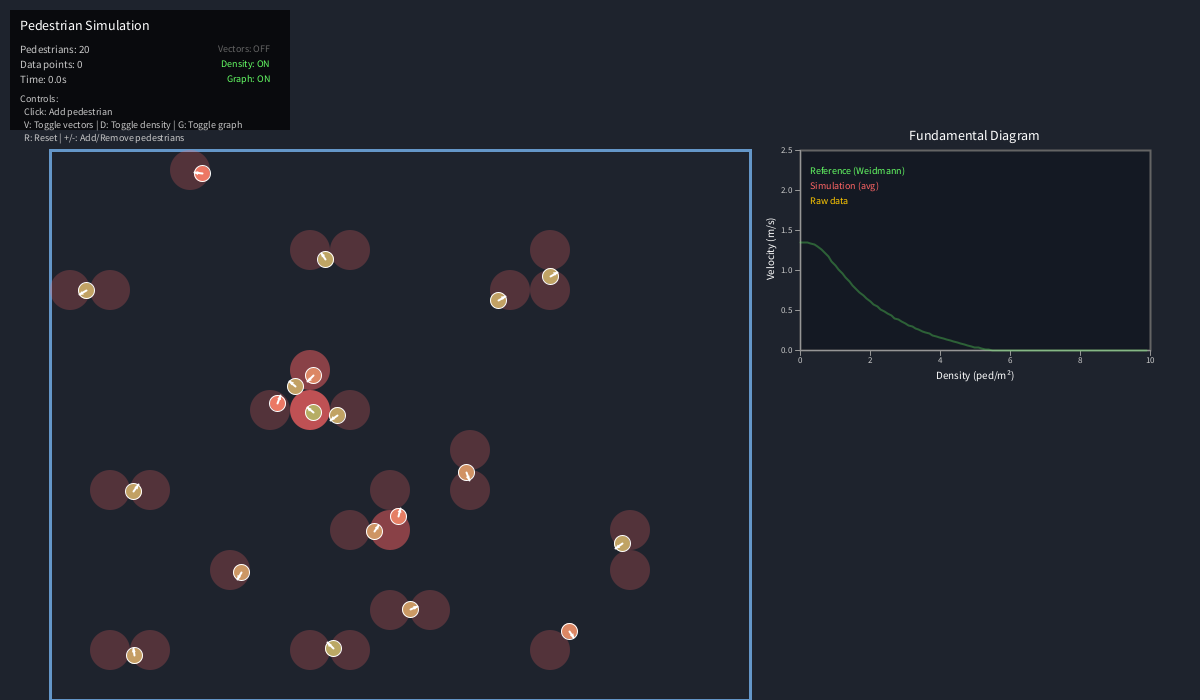
Frame 1 (no input)
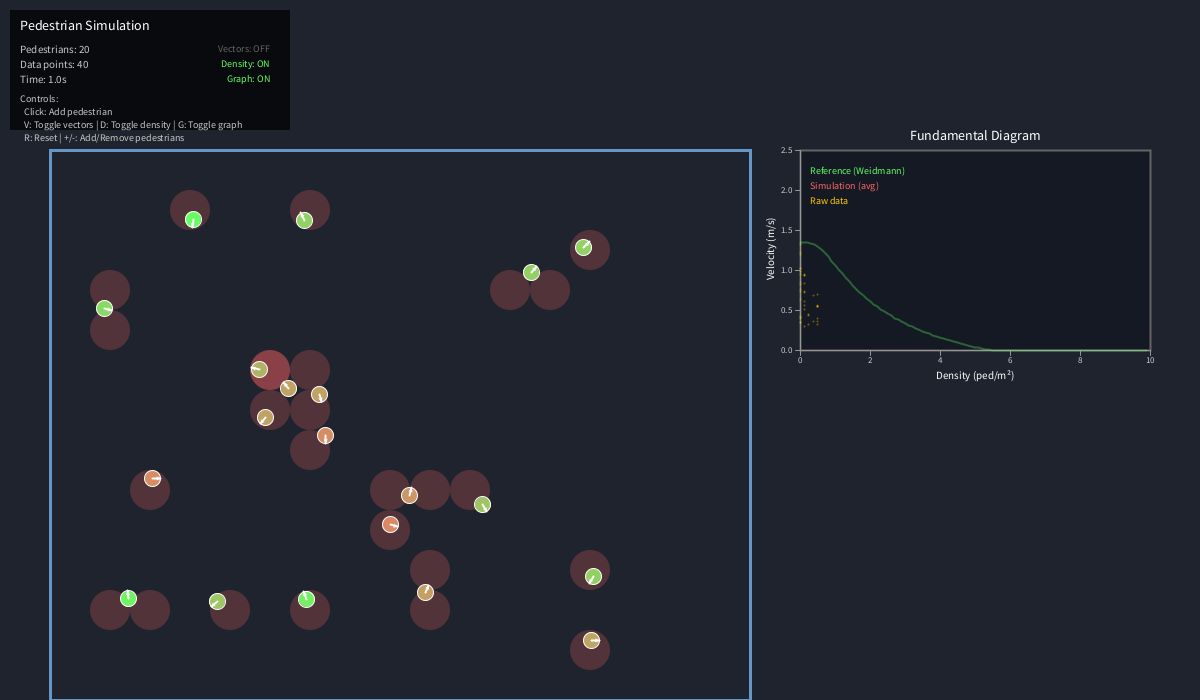
Frame 60 (the mouse pressed at the canvas centre just before this capture)
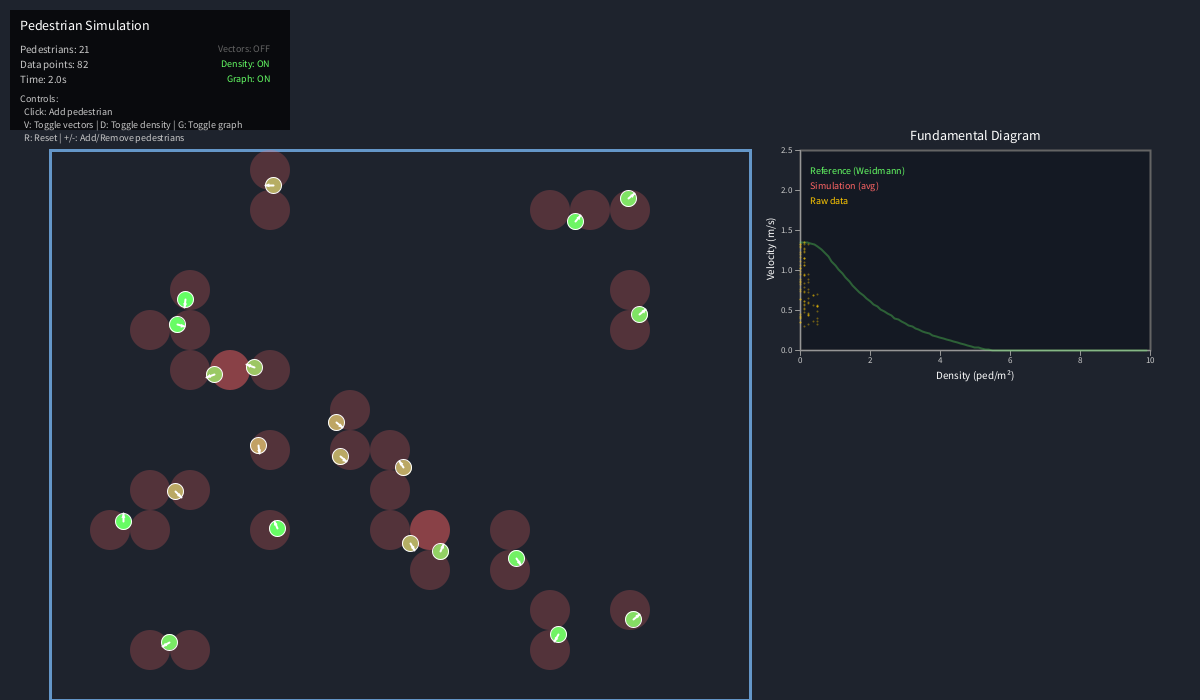
Frame 120 (the mouse held since frame 60 and released just before this capture)

The Processing sketch that drew these frames (run headless with seeded random() and noise(); from frame 60 on, the mouse is pressed at the canvas centre):

// Processing sketch: PedestrianSimulation
// ── PedestrianSimulation.pde
/*
 * SIMULACIÓN DE PEATONES CON DIAGRAMA FUNDAMENTAL
 * ================================================
 * Este programa simula el comportamiento de peatones con evitación de colisiones
 * y velocidad basada en densidad, implementando el diagrama fundamental de peatones.
 * 
 * El diagrama fundamental describe la relación entre densidad y velocidad:
 * - A mayor densidad → menor velocidad
 * - Modelo de Weidmann: v = v₀ × (1 - exp(-γ × (1/ρ - 1/ρₘₐₓ)))
 */

// ========================================
// VARIABLES GLOBALES
// ========================================

// Listas de agentes y datos
ArrayList<Pedestrian> pedestrians;    // Lista de todos los peatones
ArrayList<DataPoint> dataPoints;      // Puntos de datos para el gráfico
float simulationTime = 0;             // Tiempo transcurrido en segundos
int dataCollectionInterval = 30;      // Frames entre cada recolección de datos
int framesSinceLastCollection = 0;    // Contador de frames desde última recolección

// ========================================
// ÁREA DE SIMULACIÓN (corredor)
// ========================================
float corridorX = 50;                 // Posición X del corredor
float corridorY = 150;                // Posición Y del corredor
float corridorWidth = 700;            // Ancho del corredor
float corridorHeight = 550;           // Alto del corredor

// ========================================
// ÁREA DEL GRÁFICO (diagrama fundamental)
// ========================================
float graphX = 800;                   // Posición X del gráfico
float graphY = 150;                   // Posición Y del gráfico
float graphWidth = 350;               // Ancho del gráfico
float graphHeight = 200;              // Alto del gráfico

// ========================================
// PARÁMETROS DE SIMULACIÓN
// ========================================
int numPedestrians = 20;              // Número inicial de peatones
float pedestrianRadius = 8;           // Radio de cada peatón (píxeles)
float desiredSpeed = 1.34;             // Velocidad deseada en flujo libre (m/s → píxeles/frame)
float maxForce = 0.25;                // Fuerza máxima de steering (mayor = respuesta más rápida)

// ========================================
// OPCIONES DE VISUALIZACIÓN
// ========================================
boolean showVectors = false;          // Mostrar vectores de velocidad
boolean showDensityField = true;      // Mostrar campo de densidad
boolean showGraph = true;             // Mostrar diagrama fundamental

/*
 * CONFIGURACIÓN INICIAL
 * =====================
 * Se ejecuta una vez al inicio del programa.
 * Inicializa las listas y crea los peatones en posiciones aleatorias.
 */
void setup() {
  size(1200, 700);  // Ventana de 1200x700 píxeles
  
  // Inicializar listas vacías
  pedestrians = new ArrayList<Pedestrian>();
  dataPoints = new ArrayList<DataPoint>();
  
  // Crear peatones en posiciones aleatorias dentro del corredor
  for (int i = 0; i < numPedestrians; i++) {
    // Posición X aleatoria (con margen para evitar paredes)
    float x = random(corridorX + pedestrianRadius * 2, corridorX + corridorWidth - pedestrianRadius * 2);
    // Posición Y aleatoria (con margen para evitar paredes)
    float y = random(corridorY + pedestrianRadius * 2, corridorY + corridorHeight - pedestrianRadius * 2);
    // Añadir nuevo peatón a la lista
    pedestrians.add(new Pedestrian(x, y, pedestrianRadius));
  }
}

/*
 * BUCLE PRINCIPAL
 * ===============
 * Se ejecuta 60 veces por segundo.
 * Actualiza la física, recolecta datos y dibuja todo.
 */
void draw() {
  background(30, 35, 45);  // Fondo gris oscuro
  
  // Actualizar tiempo de simulación (asumiendo 60 FPS)
  simulationTime += 1.0/60.0;
  
  // Dibujar el corredor y la visualización de densidad
  drawCorridor();
  
  // Actualizar física de todos los peatones
  for (Pedestrian p : pedestrians) {
    p.update();
  }
  
  // Dibujar todos los peatones
  for (Pedestrian p : pedestrians) {
    p.display();
  }
  
  // Recolectar datos para el diagrama fundamental cada cierto intervalo
  framesSinceLastCollection++;
  if (framesSinceLastCollection >= dataCollectionInterval) {
    collectData();
    framesSinceLastCollection = 0;
  }
  
  // Dibujar el gráfico del diagrama fundamental (si está activado)
  if (showGraph) {
    drawFundamentalDiagram();
  }
  
  // Dibujar la interfaz de usuario (panel de control)
  drawUI();
}

/*
 * DIBUJAR CORREDOR
 * ================
 * Dibuja las fronteras del corredor y opcionalmente el campo de densidad.
 */
void drawCorridor() {
  pushStyle();
  
  // Dibujar bordes del corredor
  stroke(100, 150, 200);  // Azul claro
  strokeWeight(3);
  noFill();
  rect(corridorX, corridorY, corridorWidth, corridorHeight);
  
  // Visualización del campo de densidad (opcional)
  if (showDensityField) {
    int gridSize = 40;  // Tamaño de cada celda de la cuadrícula
    
    // Recorrer todas las celdas de la cuadrícula
    for (int x = 0; x < corridorWidth; x += gridSize) {
      for (int y = 0; y < corridorHeight; y += gridSize) {
        float px = corridorX + x + gridSize/2;  // Centro X de la celda
        float py = corridorY + y + gridSize/2;  // Centro Y de la celda
        
        // Contar cuántos peatones están en esta celda
        int count = 0;
        float radius = gridSize * 0.7;  // Radio de búsqueda
        for (Pedestrian ped : pedestrians) {
          if (dist(px, py, ped.position.x, ped.position.y) < radius) {
            count++;
          }
        }
        
        // Dibujar círculo rojo semitransparente si hay peatones
        if (count > 0) {
          float density = count / (PI * radius * radius / 10000.0);  // Normalizar
          float alpha = map(density, 0, 10, 0, 150);  // Opacidad según densidad
          fill(255, 100, 100, alpha);  // Rojo con alpha variable
          noStroke();
          ellipse(px, py, gridSize, gridSize);
        }
      }
    }
  }
  
  popStyle();
}

/*
 * RECOLECTAR DATOS
 * ================
 * Captura la densidad local y velocidad de cada peatón
 * para construir el diagrama fundamental.
 */
void collectData() {
  // Para cada peatón, calcular y guardar densidad local y velocidad
  for (Pedestrian p : pedestrians) {
    float localDensity = p.calculateLocalDensity();  // Densidad en ped/m²
    float velocity = p.velocity.mag();               // Magnitud de la velocidad
    
    // Guardar punto de datos (densidad, velocidad)
    dataPoints.add(new DataPoint(localDensity, velocity));
  }
  
  // Limitar cantidad de datos para evitar problemas de memoria
  // Mantener solo los últimos 5000 puntos
  while (dataPoints.size() > 5000) {
    dataPoints.remove(0);  // Eliminar el más antiguo
  }
}

/*
 * DIBUJAR DIAGRAMA FUNDAMENTAL
 * ============================
 * Dibuja el gráfico de densidad vs velocidad con:
 * - Línea verde: Modelo teórico de Weidmann (referencia)
 * - Puntos amarillos: Datos crudos de la simulación
 * - Línea roja: Promedio móvil de los datos simulados
 */
void drawFundamentalDiagram() {
  pushStyle();
  
  // Fondo del gráfico
  fill(20, 25, 35);
  stroke(100);
  strokeWeight(2);
  rect(graphX, graphY, graphWidth, graphHeight);
  
  // Título del gráfico
  fill(255);
  textAlign(CENTER, CENTER);
  textSize(14);
  text("Fundamental Diagram", graphX + graphWidth/2, graphY - 15);
  
  // Etiqueta del eje X (horizontal)
  textSize(11);
  text("Density (ped/m²)", graphX + graphWidth/2, graphY + graphHeight + 25);
  
  // Etiqueta del eje Y (vertical, rotada)
  pushMatrix();
  translate(graphX - 30, graphY + graphHeight/2);
  rotate(-PI/2);
  text("Velocity (m/s)", 0, 0);
  popMatrix();
  
  // Dibujar ejes del gráfico
  stroke(150);
  strokeWeight(1);
  line(graphX, graphY + graphHeight, graphX + graphWidth, graphY + graphHeight); // Eje X
  line(graphX, graphY, graphX, graphY + graphHeight); // Eje Y
  
  // Dibujar marcas y valores en el eje X (densidad)
  fill(200);
  textAlign(CENTER, TOP);
  textSize(9);
  for (float d = 0; d <= 10; d += 2) {
    float x = map(d, 0, 10, graphX, graphX + graphWidth);
    // Marca en el eje
    stroke(150);
    line(x, graphY + graphHeight, x, graphY + graphHeight + 5);
    // Valor numérico
    noStroke();
    text(nf(d, 0, 0), x, graphY + graphHeight + 7);
  }
  
  // Dibujar marcas y valores en el eje Y (velocidad)
  textAlign(RIGHT, CENTER);
  textSize(9);
  for (float v = 0; v <= 2.5; v += 0.5) {
    float y = map(v, 0, 2.5, graphY + graphHeight, graphY);
    // Marca en el eje
    stroke(150);
    line(graphX - 5, y, graphX, y);
    // Valor numérico
    noStroke();
    text(nf(v, 0, 1), graphX - 8, y);
  }
  
  // Dibujar curva de referencia (modelo de Weidmann) - LÍNEA VERDE
  stroke(100, 255, 100, 80);  // Verde semitransparente
  strokeWeight(2);
  noFill();
  beginShape();
  for (float d = 0; d <= 10; d += 0.1) {
    float v = calculateWeidmannVelocity(d);  // Velocidad teórica
    float x = map(d, 0, 10, graphX, graphX + graphWidth);
    float y = map(v, 0, 2.5, graphY + graphHeight, graphY);
    vertex(x, y);
  }
  endShape();
  
  // Dibujar puntos de datos de la simulación - PUNTOS AMARILLOS
  for (DataPoint dp : dataPoints) {
    float x = map(dp.density, 0, 10, graphX, graphX + graphWidth);
    float y = map(dp.velocity, 0, 2.5, graphY + graphHeight, graphY);
    
    // Solo dibujar si está dentro de los límites del gráfico
    if (x >= graphX && x <= graphX + graphWidth && y >= graphY && y <= graphY + graphHeight) {
      stroke(255, 200, 0, 100);  // Amarillo semitransparente
      strokeWeight(2);
      point(x, y);
    }
  }
  
  // Dibujar promedio móvil - LÍNEA ROJA
  if (dataPoints.size() > 10) {
    ArrayList<PVector> avgPoints = calculateMovingAverage();
    stroke(255, 100, 100);  // Rojo
    strokeWeight(3);
    noFill();
    beginShape();
    for (PVector p : avgPoints) {
      float x = map(p.x, 0, 10, graphX, graphX + graphWidth);
      float y = map(p.y, 0, 2.5, graphY + graphHeight, graphY);
      if (x >= graphX && x <= graphX + graphWidth && y >= graphY && y <= graphY + graphHeight) {
        vertex(x, y);
      }
    }
    endShape();
  }
  
  // Leyenda del gráfico
  textAlign(LEFT, CENTER);
  textSize(10);
  fill(100, 255, 100);
  text("Reference (Weidmann)", graphX + 10, graphY + 20);
  fill(255, 100, 100);
  text("Simulation (avg)", graphX + 10, graphY + 35);
  fill(255, 200, 0);
  text("Raw data", graphX + 10, graphY + 50);
  
  popStyle();
}

/*
 * CALCULAR VELOCIDAD SEGÚN MODELO DE WEIDMANN
 * ============================================
 * Modelo teórico que relaciona densidad con velocidad:
 * v = v₀ × (1 - exp(-γ × (1/ρ - 1/ρₘₐₓ)))
 * 
 * Parámetros:
 *   density - Densidad de peatones (ped/m²)
 * Retorna:
 *   Velocidad esperada según el modelo (m/s)
 */
float calculateWeidmannVelocity(float density) {
  // Parámetros del modelo de Weidmann
  float v0 = 1.34;      // Velocidad de flujo libre (m/s)
  float rhoMax = 5.4;   // Densidad máxima (ped/m²)
  float gamma = 1.913;  // Parámetro de ajuste del modelo
  
  // Si la densidad es máxima o superior, velocidad = 0
  if (density >= rhoMax) {
    return 0.0;
  }
  
  // Si la densidad es muy baja, velocidad de flujo libre
  if (density < 0.1) {
    return v0;
  }
  
  // Aplicar fórmula de Weidmann (decaimiento exponencial)
  float velocity = v0 * (1.0 - exp(-gamma * (1.0/density - 1.0/rhoMax)));
  
  return constrain(velocity, 0, v0);
}

/*
 * CALCULAR PROMEDIO MÓVIL
 * =======================
 * Divide el rango de densidad en bins y calcula el promedio
 * de velocidad en cada bin para suavizar los datos.
 * 
 * Retorna:
 *   Lista de puntos (densidad, velocidad promedio)
 */
ArrayList<PVector> calculateMovingAverage() {
  ArrayList<PVector> avgPoints = new ArrayList<PVector>();
  
  // Crear 20 bins (intervalos) para agrupar densidades similares
  int numBins = 20;
  float binWidth = 10.0 / numBins;  // Ancho de cada bin
  
  for (int i = 0; i < numBins; i++) {
    float minDensity = i * binWidth;        // Límite inferior del bin
    float maxDensity = (i + 1) * binWidth;  // Límite superior del bin
    
    float sumVelocity = 0;
    int count = 0;
    
    // Promediar todos los puntos que caen en este bin
    for (DataPoint dp : dataPoints) {
      if (dp.density >= minDensity && dp.density < maxDensity) {
        sumVelocity += dp.velocity;
        count++;
      }
    }
    
    // Solo incluir bins con suficientes datos (mínimo 5 puntos)
    if (count > 5) {
      float avgDensity = (minDensity + maxDensity) / 2;  // Centro del bin
      float avgVelocity = sumVelocity / count;           // Promedio
      avgPoints.add(new PVector(avgDensity, avgVelocity));
    }
  }
  
  return avgPoints;
}

/*
 * DIBUJAR INTERFAZ DE USUARIO
 * ============================
 * Dibuja el panel de control con información y controles.
 */
void drawUI() {
  pushStyle();
  
  // Panel de control (fondo semitransparente)
  fill(0, 0, 0, 180);
  noStroke();
  rect(10, 10, 280, 120);
  
  // Título
  fill(255);
  textAlign(LEFT, TOP);
  textSize(14);
  text("Pedestrian Simulation", 20, 20);
  
  // Estadísticas de la simulación
  textSize(11);
  fill(200);
  text("Pedestrians: " + pedestrians.size(), 20, 45);
  text("Data points: " + dataPoints.size(), 20, 60);
  text("Time: " + nf(simulationTime, 0, 1) + "s", 20, 75);
  
  // Instrucciones de control
  textSize(10);
  text("Controls:", 20, 95);
  text("  Click: Add pedestrian", 20, 108);
  text("  V: Toggle vectors | D: Toggle density | G: Toggle graph", 20, 121);
  text("  R: Reset | +/-: Add/Remove pedestrians", 20, 134);
  
  // Indicadores de estado (lado derecho)
  textAlign(RIGHT, TOP);
  fill(showVectors ? color(100, 255, 100) : color(100));
  text("Vectors: " + (showVectors ? "ON" : "OFF"), 270, 45);
  fill(showDensityField ? color(100, 255, 100) : color(100));
  text("Density: " + (showDensityField ? "ON" : "OFF"), 270, 60);
  fill(showGraph ? color(100, 255, 100) : color(100));
  text("Graph: " + (showGraph ? "ON" : "OFF"), 270, 75);
  
  popStyle();
}

/*
 * MANEJADOR DE TECLADO
 * ====================
 * Responde a las teclas presionadas por el usuario.
 */
void keyPressed() {
  if (key == 'v' || key == 'V') {
    // Alternar visualización de vectores
    showVectors = !showVectors;
  } 
  else if (key == 'd' || key == 'D') {
    // Alternar visualización del campo de densidad
    showDensityField = !showDensityField;
  } 
  else if (key == 'g' || key == 'G') {
    // Alternar visualización del gráfico
    showGraph = !showGraph;
  } 
  else if (key == 'r' || key == 'R') {
    // Reiniciar simulación completamente
    pedestrians.clear();
    dataPoints.clear();
    simulationTime = 0;
    
    // Crear nuevos peatones en posiciones aleatorias
    for (int i = 0; i < numPedestrians; i++) {
      float x = random(corridorX + pedestrianRadius * 2, corridorX + corridorWidth - pedestrianRadius * 2);
      float y = random(corridorY + pedestrianRadius * 2, corridorY + corridorHeight - pedestrianRadius * 2);
      pedestrians.add(new Pedestrian(x, y, pedestrianRadius));
    }
  } 
  else if (key == '+' || key == '=') {
    // Añadir un peatón en posición aleatoria
    float x = random(corridorX + pedestrianRadius * 2, corridorX + corridorWidth - pedestrianRadius * 2);
    float y = random(corridorY + pedestrianRadius * 2, corridorY + corridorHeight - pedestrianRadius * 2);
    pedestrians.add(new Pedestrian(x, y, pedestrianRadius));
  } 
  else if (key == '-' || key == '_') {
    // Eliminar el último peatón
    if (pedestrians.size() > 0) {
      pedestrians.remove(pedestrians.size() - 1);
    }
  }
}

/*
 * MANEJADOR DE MOUSE
 * ==================
 * Añade un peatón donde el usuario hace click (si está dentro del corredor).
 */
void mousePressed() {
  // Verificar si el click está dentro del corredor
  if (mouseX > corridorX && mouseX < corridorX + corridorWidth &&
      mouseY > corridorY && mouseY < corridorY + corridorHeight) {
    // Añadir peatón en la posición del mouse
    pedestrians.add(new Pedestrian(mouseX, mouseY, pedestrianRadius));
  }
}
// ── DataPoint.pde
// ========================================
// CLASE DATAPOINT
// ========================================
/*
 * Punto de datos para el diagrama fundamental.
 * Almacena una medición de (densidad, velocidad).
 */
class DataPoint {
  float density;   // Densidad local (ped/m²)
  float velocity;  // Velocidad del peatón (píxeles/frame)
  
  DataPoint(float d, float v) {
    density = d;
    velocity = v;
  }
}


// ── Pedestrian.pde
// ========================================
// CLASE PEDESTRIAN (PEATÓN)
// ========================================
/*
 * Representa un peatón individual con física, comportamiento y visualización.
 * Cada peatón:
 * - Se mueve según fuerzas de steering
 * - Evita colisiones con otros peatones
 * - Ajusta su velocidad según la densidad local
 * - Respeta el diagrama fundamental de peatones
 */
class Pedestrian {
  // Propiedades físicas
  PVector position;      // Posición actual (x, y)
  PVector velocity;      // Velocidad actual (vector)
  PVector acceleration;  // Aceleración actual (se resetea cada frame)
  float radius;          // Radio del peatón (tamaño físico)
  float mass;            // Masa (proporcional al área)
  
  // Comportamiento
  PVector desiredVelocity;  // Dirección deseada de movimiento
  float personalSpace;      // Radio del espacio personal, solo se usa para dibujar el peaton
  float visionRadius;       // Distancia a la que percibe otros peatones, se usa para calcular localDensity
  
  // Visualización
  color pedColor;  // Color del peatón (cambia según velocidad)
  
  /*
   * CONSTRUCTOR
   * ===========
   * Inicializa un nuevo peatón en una posición dada.
   */
  Pedestrian(float x, float y, float r) {
    // Posición inicial
    position = new PVector(x, y);
    
    // Velocidad inicial aleatoria (pequeña)
    velocity = new PVector(random(-0.5, 0.5), random(-0.5, 0.5));
    
    // Sin aceleración inicial
    acceleration = new PVector(0, 0);
    
    // Propiedades físicas
    radius = r;
    mass = PI * r * r;  // Masa proporcional al área del círculo
    
    // Configurar espacio personal y visión
    personalSpace = r * 3.5;  // Radio del espacio personal preferido
    visionRadius = r * 10;    // Distancia de percepción de otros peatones
    
    // Dirección deseada inicial (wander - vagar)
    float angle = random(TWO_PI);  // Ángulo aleatorio
    desiredVelocity = new PVector(cos(angle), sin(angle));
    desiredVelocity.mult(desiredSpeed);
    
    // Color inicial
    pedColor = color(100, 150, 255);  // Azul
  }
  
  /*
   * UPDATE - ACTUALIZAR PEATÓN
   * ==========================
   * Método principal que se ejecuta cada frame.
   * Calcula todas las fuerzas, actualiza física y resuelve colisiones.
   */
  void update() {
    // ---- 1. CALCULAR DENSIDAD LOCAL ----
    float localDensity = calculateLocalDensity();
    
    // ---- 2. AJUSTAR VELOCIDAD SEGÚN DENSIDAD (DIAGRAMA FUNDAMENTAL) ----
    float adjustedSpeed = calculateSpeedFromDensity(localDensity);
    
    // ---- 3. REDUCCIÓN DINÁMICA DE VELOCIDAD (cuando hay peatones cerca) ----
    float minDistance = Float.MAX_VALUE;
    // Buscar el peatón más cercano
    for (Pedestrian other : pedestrians) {
      if (other != this) {
        float d = PVector.dist(position, other.position);
        if (d < minDistance) minDistance = d;
      }
    }
    // Si hay alguien muy cerca, reducir velocidad (50-85%)
    float slowdownDistance = radius * 1.5;
    if (minDistance < slowdownDistance) {
      float speedReduction = map(minDistance, 0, slowdownDistance, 0.5, 0.85);
      adjustedSpeed *= speedReduction;
    }
    
    // ---- 4. CALCULAR FUERZAS ----
    PVector steeringForce = calculateSteering(adjustedSpeed);     // Dirección deseada
    PVector collisionForce = calculateCollisionAvoidance();       // Evitar colisiones
    PVector boundaryForce = calculateBoundaryForce();             // Evitar paredes
    
    // Si hay una fuerza de pared significativa, cambiar dirección deseada para alejarse
    if (boundaryForce.mag() > maxForce * 0.5) {
      // Dirección deseada = mayormente alejarse de la pared + un poco de la velocidad actual
      PVector newDirection = boundaryForce.copy();
      newDirection.mult(3);  // Dar prioridad a alejarse
      newDirection.add(velocity);  // Sumar un poco de la dirección actual
      if (newDirection.mag() > 0.1) {
        newDirection.normalize();
        desiredVelocity.set(newDirection);
        desiredVelocity.mult(desiredSpeed);
      }
    }
    
    // ---- 5. APLICAR PESOS A LAS FUERZAS ----
    // La evitación de colisiones tiene máxima prioridad
    steeringForce.mult(6);   // Peso para steering (permite reaceleración)
    collisionForce.mult(16); // Peso ALTO para colisiones
    boundaryForce.mult(13);   // Peso medio para fronteras
    
    // Aplicar todas las fuerzas
    applyForce(steeringForce);
    applyForce(collisionForce);
    applyForce(boundaryForce);
    
    // ---- 6. ACTUALIZAR FÍSICA (integración de Euler) ----
    velocity.add(acceleration);        // v = v + a
    velocity.limit(adjustedSpeed);     // Limitar a velocidad máxima ajustada
    position.add(velocity);            // p = p + v
    acceleration.mult(0);              // Resetear aceleración para el próximo frame
    
    // ---- 7. CORRECCIÓN DE POSICIÓN (separar peatones solapados) ----
    resolveCollisions();
    
    // ---- 8. ACTUALIZAR DIRECCIÓN DESEADA (wander - vagabundeo) ----
    // 2% de probabilidad cada frame de cambiar ligeramente la dirección
    if (random(1) < 0.002) {
      float angle = velocity.heading() + random(-PI, PI);
      desiredVelocity.set(cos(angle), sin(angle));
      desiredVelocity.mult(desiredSpeed);
    }
    
    // ---- 9. ACTUALIZAR COLOR SEGÚN VELOCIDAD ----
    // Rojo = lento, Verde = rápido
    float speedRatio = velocity.mag() / desiredSpeed;
    pedColor = lerpColor(color(255, 100, 100), color(100, 255, 100), speedRatio);
  }
  
  /*
   * CALCULAR DENSIDAD LOCAL
   * =======================
   * Cuenta cuántos otros peatones hay dentro del radio de visión
   * y calcula la densidad en peatones/m².
   */
  float calculateLocalDensity() {
    // Contar peatones dentro del radio de visión
    int count = 0;
    float searchRadius = visionRadius;
    
    for (Pedestrian other : pedestrians) {
      if (other != this) {
        float d = PVector.dist(position, other.position);
        if (d < searchRadius) {
          count++;
        }
      }
    }
    
    // Calcular densidad (peatones por metro cuadrado)
    // Conversión: 1 metro = 50 píxeles
    float metersRadius = searchRadius / 50.0;
    float area = PI * metersRadius * metersRadius;  // Área del círculo
    float density = count / area;
    
    return density;
  }
  
  /*
   * CALCULAR VELOCIDAD SEGÚN DENSIDAD
   * ==================================
   * Aplica el modelo de Weidmann para ajustar la velocidad según
   * la densidad local. Implementa el DIAGRAMA FUNDAMENTAL.
   */
  float calculateSpeedFromDensity(float density) {
    // Parámetros del modelo
    float v0 = desiredSpeed;  // Velocidad de flujo libre
    float rhoMax = 5.4;       // Densidad máxima (ped/m²)
    float gamma = 1.913;      // Parámetro de ajuste
    
    // Densidad máxima → casi detenido
    if (density >= rhoMax) {
      return 0.1;
    }
    
    // Densidad muy baja → flujo libre
    if (density < 0.1) {
      return v0;
    }
    
    // Modelo de decaimiento exponencial de Weidmann
    float speed = v0 * (1.0 - exp(-gamma * (1.0/density - 1.0/rhoMax)));
    
    return constrain(speed, 0.1, v0);
  }
  
  /*
   * CALCULAR FUERZA DE STEERING
   * ============================
   * Calcula la fuerza necesaria para dirigirse hacia la velocidad deseada.
   */
  PVector calculateSteering(float targetSpeed) {
    // Crear vector de velocidad deseada con la magnitud objetivo
    PVector desired = desiredVelocity.copy();
    desired.setMag(targetSpeed);
    
    // Steering = velocidad deseada - velocidad actual
    PVector steer = PVector.sub(desired, velocity);
    steer.limit(maxForce);  // Limitar a la fuerza máxima permitida
    
    return steer;
  }
  
  /*
   * CALCULAR EVITACIÓN DE COLISIONES
   * =================================
   * Sistema de repulsión: fuerza inversamente proporcional
   * a la distancia. Más cerca = más fuerza de repulsión.
   */
  PVector calculateCollisionAvoidance() {
    PVector totalRepulsion = new PVector(0, 0);
    
    // Revisar todos los otros peatones
    for (Pedestrian other : pedestrians) {
      if (other != this) {
        float d = PVector.dist(position, other.position);
        float minDist = (radius + other.radius) * 1.5;  // Distancia mínima deseada
        
        // Si está dentro de la distancia mínima
        if (d < minDist && d > 0.01) {
          // Vector de repulsión (apunta alejándose del otro)
          PVector repulsion = PVector.sub(position, other.position);
          repulsion.normalize();
          
          // Fuerza inversamente proporcional a la distancia (interpolación lineal)
          // d=0 → fuerza máxima, d=minDist → fuerza = 0
          float strength = map(d, 0, minDist, maxForce * 17, 0);
          repulsion.mult(strength);
          totalRepulsion.add(repulsion);
        } 
        else if (d <= 0.01) {
          // Caso de emergencia: están exactamente en la misma posición
          // Empujar en dirección aleatoria
          PVector emergency = PVector.random2D();
          emergency.mult(maxForce * 10);
          totalRepulsion.add(emergency);
        }
      }
    }
    
    return totalRepulsion;
  }
  
  /*
   * RESOLVER COLISIONES
   * ===================
   * Separación física DIRECTA cuando dos peatones se solapan.
   * Este es el último recurso que garantiza cero penetraciones.
   */
  void resolveCollisions() {
    // Revisar todos los otros peatones
    for (Pedestrian other : pedestrians) {
      if (other != this) {
        float d = PVector.dist(position, other.position);
        float minDistance = radius + other.radius;  // Suma de los radios
        
        // Si se están solapando físicamente
        if (d < minDistance && d > 0.01) {
          float overlap = minDistance - d;  // Cantidad de solapamiento
          
          // Vector de separación
          PVector direction = PVector.sub(position, other.position);
          direction.normalize();
          
          // Mover este peatón la mitad del solapamiento
          // (el otro peatón se moverá su mitad cuando le toque)
          direction.mult(overlap * 0.5);
          position.add(direction);
        }
        else if (d <= 0.01) {
          // Caso extremo: exactamente en la misma posición
          PVector emergency = PVector.random2D();
          emergency.mult(radius);
          position.add(emergency);
        }
      }
    }
    
    // Asegurar que el peatón permanece dentro del corredor
    position.x = constrain(position.x, corridorX + radius, corridorX + corridorWidth - radius);
    position.y = constrain(position.y, corridorY + radius, corridorY + corridorHeight - radius);
  }
  
  /*
   * CALCULAR FUERZA DE PAREDES
   * =============================
   * Crea una fuerza de repulsión suave cerca de las paredes del corredor.
   * La fuerza aumenta gradualmente al acercarse a la pared.
   */
  PVector calculateBoundaryForce() {
    PVector force = new PVector(0, 0);
    float margin = radius * 10;  // Zona de influencia de la pared (aumentada)
    
    // Pared izquierda
    if (position.x < corridorX + margin) {
      force.x = map(position.x, corridorX, corridorX + margin, maxForce * 2, 0);
    }
    
    // Pared derecha
    if (position.x > corridorX + corridorWidth - margin) {
      force.x = map(position.x, corridorX + corridorWidth - margin, 
                    corridorX + corridorWidth, 0, -maxForce * 2);
    }
    
    // Pared superior
    if (position.y < corridorY + margin) {
      force.y = map(position.y, corridorY, corridorY + margin, maxForce * 2, 0);
    }
    
    // Pared inferior
    if (position.y > corridorY + corridorHeight - margin) {
      force.y = map(position.y, corridorY + corridorHeight - margin, 
                    corridorY + corridorHeight, 0, -maxForce * 2);
    }
    
    return force;
  }
  
  /*
   * APLICAR FUERZA
   * ==============
   * Añade una fuerza a la aceleración del peatón.
   * Usa la segunda ley de Newton: F = m×a → a = F/m
   */
  void applyForce(PVector force) {
    PVector f = force.copy();
    f.div(mass);            // a = F / m
    acceleration.add(f);    // Acumular aceleración
  }
  
  /*
   * DISPLAY - DIBUJAR PEATÓN
   * =========================
   * Dibuja el peatón y opcionalmente su espacio personal y vectores.
   */
  void display() {
    pushStyle();
    
    // Dibujar espacio personal (solo si se muestran vectores)
    if (showVectors) {
      noFill();
      stroke(255, 255, 0, 50);  // Amarillo semitransparente
      strokeWeight(1);
      ellipse(position.x, position.y, personalSpace * 2, personalSpace * 2);
    }
    
    // Dibujar cuerpo del peatón (círculo)
    fill(pedColor);  // Color según velocidad
    stroke(255);     // Borde blanco
    strokeWeight(1);
    ellipse(position.x, position.y, radius * 2, radius * 2);
    
    // Dibujar indicador de dirección (flecha)
    if (velocity.mag() > 0.1) {
      pushMatrix();
      translate(position.x, position.y);
      rotate(velocity.heading());  // Rotar según dirección de movimiento
      
      // Línea de la flecha
      stroke(255);
      strokeWeight(2);
      line(0, 0, radius, 0);
      
      // Punta de la flecha
      fill(255);
      noStroke();
      triangle(radius, 0, radius - 4, -2, radius - 4, 2);
      
      popMatrix();
    }
    
    // Dibujar vector de velocidad (solo si está activado)
    if (showVectors && velocity.mag() > 0.01) {
      stroke(255, 255, 0);  // Amarillo
      strokeWeight(2);
      PVector vel = velocity.copy().mult(5);  // Amplificar para visualización
      line(position.x, position.y, position.x + vel.x, position.y + vel.y);
    }
    
    popStyle();
  }
}
